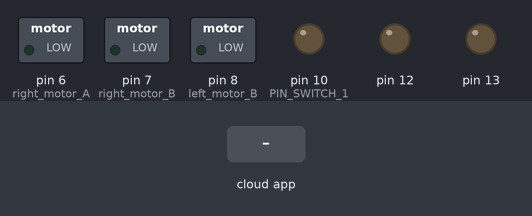
Simulated run of this sketch. Board: Arduino Uno, built with avr-gcc and run on an emulated ATmega328P. Shown: switched loads named in the sketch (green lamp = pin HIGH), output pins drawn as LEDs (lit = HIGH). The test bench sets the inputs (shaded band). The RemoteXY app is connected.

Above: at 1.2 s.
1.3 s: the phone or cloud app sets joystick_1_x to 1
At 1.8 s:
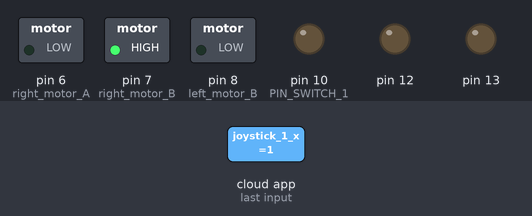
2.8 s: the phone or cloud app sets switch_1 to 1
At 4.0 s:
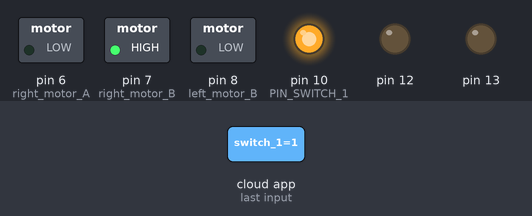
4.3 s: the phone or cloud app sets joystick_1_y to 1
At 5.5 s:
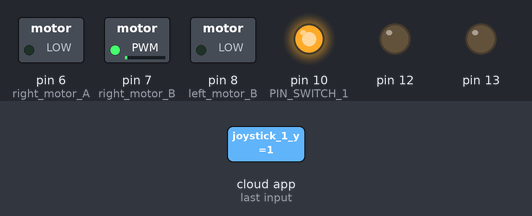
5.8 s: the phone or cloud app sets joystick_1_x to 0
At 6.5 s:
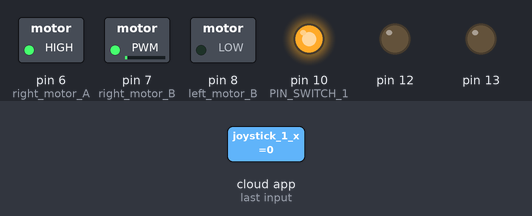
7.3 s: the phone or cloud app sets switch_1 to 0
At 7.6 s:
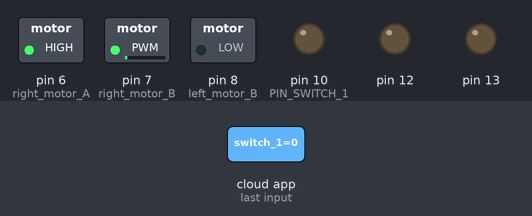
8.8 s: the phone or cloud app sets joystick_1_y to 0
At 9.8 s:
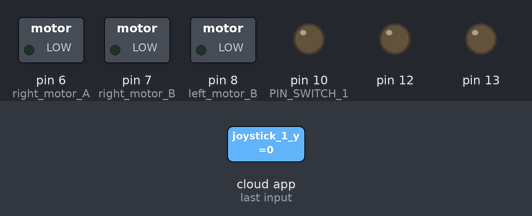
Timing chart, 0 to 11.3 s (numbered marks = the images above; inputs shaded):
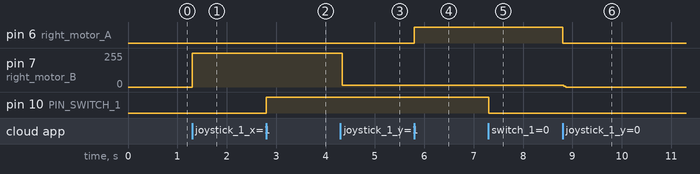

Measured:
- after the input at 1.3 s, pin 7 (right_motor_B): 0/255 → 255/255 at once
- after the input at 2.8 s, pin 10 (PIN_SWITCH_1): LOW → HIGH at once
- after the input at 4.3 s, pin 7 (right_motor_B): 255/255 → 12/255 at once
- after the input at 5.8 s, pin 6 (right_motor_A): LOW → HIGH at once
- after the input at 7.3 s, pin 10 (PIN_SWITCH_1): HIGH → LOW at once
- after the input at 8.8 s, pin 6 (right_motor_A): HIGH → LOW at once; pin 7 (right_motor_B): 12/255 → 0/255 at once

The sketch:

GUIBasedRobot_Code.ino
```cpp
#define REMOTEXY_MODE__SOFTSERIAL
#include <SoftwareSerial.h>
#include <RemoteXY.h>

#define REMOTEXY_SERIAL_RX 2
#define REMOTEXY_SERIAL_TX 3
#define REMOTEXY_SERIAL_SPEED 9600

#pragma pack(push, 1)
uint8_t RemoteXY_CONF[] =
{
  255, 3, 0, 0, 0, 29, 0, 16, 31, 1, 5, 16, 16, 40, 30, 30, 36, 8, 34, 2, 0, 4, 6, 22, 11, 12, 66, 31, 31, 79, 78, 0, 79, 70, 70
};

struct {

  int8_t joystick_1_x;
  int8_t joystick_1_y;
  uint8_t switch_1;

  uint8_t connect_flag;

} RemoteXY;
#pragma pack(pop)

#define PIN_SWITCH_1 10

#define right_motor_A 6
#define right_motor_B 7
#define right_motor_speed 12

#define left_motor_A 7
#define left_motor_B 8
#define left_motor_speed 13

uint8_t RightMotor[3] = {right_motor_A, right_motor_B, right_motor_speed};
uint8_t LeftMotor[3] = {left_motor_A, left_motor_B, left_motor_speed};

void Wheel (uint8_t * motor, int v)
{
  if (v > 100)
  {
    v = 100;
  }
  if (v < -100)
  {
    v = -100;
  }
  if (v > 0)
  {
    digitalWrite (motor [0], HIGH);
    digitalWrite (motor [1], LOW);
    analogWrite (motor [2], v * 2.55);
  }

  else if ( v < 0 ) {

    digitalWrite (motor [0], LOW);
    digitalWrite (motor [1], HIGH);
    analogWrite (motor [2], (-v) * 2.55);
  }

  else {
    digitalWrite (motor [0], LOW);
    digitalWrite (motor [1], LOW);
    analogWrite (motor [2], 0);
  }
}


void setup()
{
  RemoteXY_Init();

  pinMode (PIN_SWITCH_1, OUTPUT);
  pinMode (right_motor_A, OUTPUT);
  pinMode (right_motor_B, OUTPUT);
  pinMode (left_motor_A, OUTPUT);
  pinMode (left_motor_B, OUTPUT);
}

void loop()
{
  RemoteXY_Handler ();
  digitalWrite(PIN_SWITCH_1, (RemoteXY.switch_1 == 0) ? LOW : HIGH);
  Wheel(LeftMotor, RemoteXY.joystick_1_y + RemoteXY.joystick_1_x);
  Wheel(RightMotor, RemoteXY.joystick_1_y - RemoteXY.joystick_1_x);


}
```
